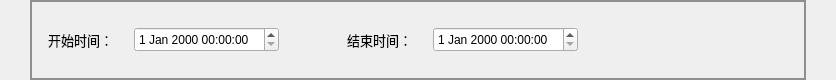
         <widget class="QWidget" name="widget_information_feedback_middle_2" native="true">
          <property name="minimumSize">
           <size>
            <width>0</width>
            <height>80</height>
           </size>
          </property>
          <property name="maximumSize">
           <size>
            <width>16777215</width>
            <height>80</height>
           </size>
          </property>
          <property name="styleSheet">
           <string notr="true"/>
          </property>
          <layout class="QHBoxLayout" name="horizontalLayout_55">
           <property name="leftMargin">
            <number>30</number>
           </property>
           <property name="topMargin">
            <number>0</number>
           </property>
           <property name="rightMargin">
            <number>30</number>
           </property>
           <property name="bottomMargin">
            <number>0</number>
           </property>
           <item>
            <widget class="QWidget" name="widget_start_and_finish_time_2" native="true">
             <property name="styleSheet">
              <string notr="true">QWidget#widget_start_and_finish_time_2{
border: 2px solid #8f8f91;}  </string>
             </property>
             <layout class="QHBoxLayout" name="horizontalLayout_56">
              <property name="topMargin">
               <number>0</number>
              </property>
              <property name="bottomMargin">
               <number>0</number>
              </property>
              <item>
               <widget class="QWidget" name="widget_start_time_2" native="true">
                <layout class="QHBoxLayout" name="horizontalLayout_57">
                 <item>
                  <widget class="QLabel" name="label_start_time_sign_2">
                   <property name="minimumSize">
                    <size>
                     <width>80</width>
                     <height>0</height>
                    </size>
                   </property>
                   <property name="maximumSize">
                    <size>
                     <width>80</width>
                     <height>16777215</height>
                    </size>
                   </property>
                   <property name="font">
                    <font>
                     <family>微软雅黑</family>
                     <pointsize>10</pointsize>
                    </font>
                   </property>
                   <property name="styleSheet">
                    <string notr="true">/*QLabel { 
    border-radius: 8px; 
    min-width: 120px;
    min-height: 40px;
	background-color: rgb(216, 255, 164);
	color: rgb(0, 85, 255);
	font: 75 10pt &quot;微软雅黑&quot;;
 }*/</string>
                   </property>
                   <property name="text">
                    <string>开始时间：</string>
                   </property>
                  </widget>
                 </item>
                 <item>
                  <widget class="QDateTimeEdit" name="dateTimeEdit_case_entry_begin_datetime">
                   <property name="minimumSize">
                    <size>
                     <width>0</width>
                     <height>25</height>
                    </size>
                   </property>
                   <property name="maximumSize">
                    <size>
                     <width>16777215</width>
                     <height>25</height>
                    </size>
                   </property>
                  </widget>
                 </item>
                </layout>
               </widget>
              </item>
              <item>
               <spacer name="horizontalSpacer_113">
                <property name="orientation">
                 <enum>Qt::Horizontal</enum>
                </property>
                <property name="sizeHint" stdset="0">
                 <size>
                  <width>44</width>
                  <height>20</height>
                 </size>
                </property>
               </spacer>
              </item>
              <item>
               <widget class="QWidget" name="widget_finish_time_2" native="true">
                <layout class="QHBoxLayout" name="horizontalLayout_58">
                 <item>
                  <widget class="QLabel" name="label_finish_time_sign_2">
                   <property name="minimumSize">
                    <size>
                     <width>80</width>
                     <height>0</height>
                    </size>
                   </property>
                   <property name="maximumSize">
                    <size>
                     <width>80</width>
                     <height>16777215</height>
                    </size>
                   </property>
                   <property name="font">
                    <font>
                     <family>微软雅黑</family>
                     <pointsize>10</pointsize>
                    </font>
                   </property>
                   <property name="styleSheet">
                    <string notr="true">/*QLabel { 
    border-radius: 8px; 
    min-width: 120px;
    min-height: 40px;
	background-color: rgb(216, 255, 164);
	color: rgb(0, 85, 255);
	font: 75 10pt &quot;微软雅黑&quot;;
 }*/</string>
                   </property>
                   <property name="text">
                    <string>结束时间：</string>
                   </property>
                  </widget>
                 </item>
                 <item>
                  <widget class="QDateTimeEdit" name="dateTimeEdit_case_entry_finish_datetime">
                   <property name="minimumSize">
                    <size>
                     <width>0</width>
                     <height>25</height>
                    </size>
                   </property>
                   <property name="maximumSize">
                    <size>
                     <width>16777215</width>
                     <height>25</height>
                    </size>
                   </property>
                  </widget>
                 </item>
                </layout>
               </widget>
              </item>
              <item>
               <spacer name="horizontalSpacer_93">
                <property name="orientation">
                 <enum>Qt::Horizontal</enum>
                </property>
                <property name="sizeHint" stdset="0">
                 <size>
                  <width>210</width>
                  <height>20</height>
                 </size>
                </property>
               </spacer>
              </item>
             </layout>
            </widget>
           </item>
          </layout>
         </widget>
